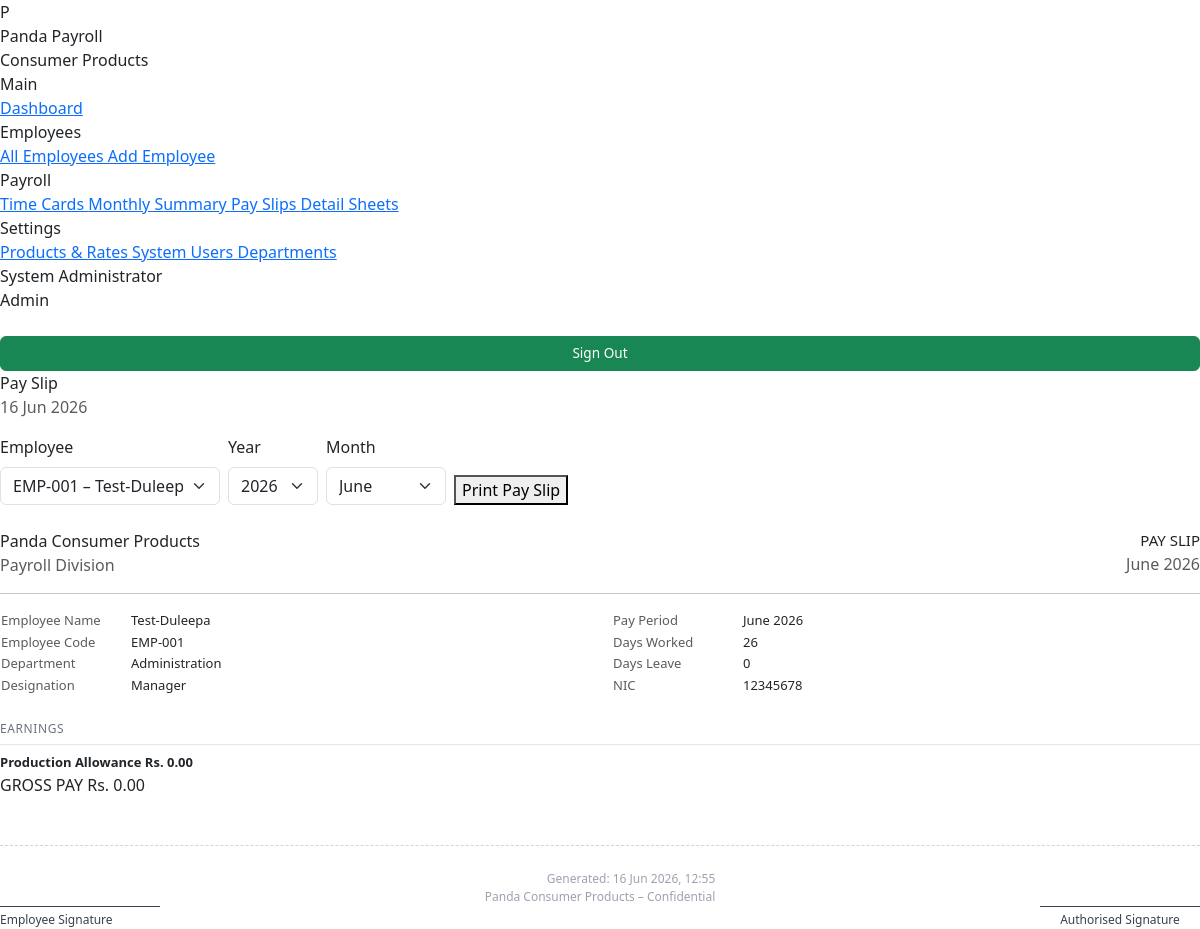
The app's page /modules/reports/payslip.php (signed in) with its own data.
### tables this page shows
CREATE TABLE `employees` (
  `id` int(10) UNSIGNED NOT NULL,
  `emp_code` varchar(20) NOT NULL,
  `full_name` varchar(150) NOT NULL,
  `nic` varchar(20) NOT NULL,
  `gender` enum('male','female','other') NOT NULL,
  `date_of_birth` date NOT NULL,
  `join_date` date NOT NULL,
  `department_id` int(10) UNSIGNED NOT NULL,
  `designation` varchar(100) NOT NULL,
  `phone` varchar(20) NOT NULL,
  `email` varchar(150) DEFAULT NULL,
  `address` text NOT NULL,
  `bank_name` varchar(100) DEFAULT NULL,
  `bank_branch` varchar(100) DEFAULT NULL,
  `account_number` varchar(50) DEFAULT NULL,
  `emergency_name` varchar(150) DEFAULT NULL,
  `emergency_phone` varchar(20) DEFAULT NULL,
  `emergency_relation` varchar(60) DEFAULT NULL,
  `photo` varchar(255) DEFAULT NULL,
  `is_active` tinyint(1) NOT NULL DEFAULT 1,
  `created_by` int(10) UNSIGNED NOT NULL,
  `created_at` datetime NOT NULL DEFAULT current_timestamp(),
  `updated_at` datetime NOT NULL DEFAULT current_timestamp() ON UPDATE current_timestamp()
);

CREATE TABLE `departments` (
  `id` int(10) UNSIGNED NOT NULL,
  `name` varchar(100) NOT NULL,
  `created_at` datetime NOT NULL DEFAULT current_timestamp()
);

### core/Database.php (called while the page is built, shortened)
<?php
class Database
{
    private static ?Database $instance = null;
    private PDO $pdo;
    private function __construct()
    {
        $dsn = sprintf(
            'mysql:host=%s;dbname=%s;charset=%s',
            DB_HOST, DB_NAME, DB_CHARSET
        );
        $options = [
            PDO::ATTR_ERRMODE            => PDO::ERRMODE_EXCEPTION,
            PDO::ATTR_DEFAULT_FETCH_MODE => PDO::FETCH_ASSOC,
            PDO::ATTR_EMULATE_PREPARES   => false,
        ];
        try {
            $this->pdo = new PDO($dsn, DB_USER, DB_PASS, $options);
        } catch (PDOException $e) {
            error_log('DB connection failed: ' . $e->getMessage());
            die('Database connection failed. Check error log.');
        }
    }
    public static function getInstance(): Database
    {
        if (self::$instance === null) {
            self::$instance = new self();
        }
        return self::$instance;
    }
    public function query(string $sql, array $params = []): PDOStatement
    {
        $stmt = $this->pdo->prepare($sql);
        $stmt->execute($params);
        return $stmt;
    }
    public function fetchOne(string $sql, array $params = []): ?array
    {
        $row = $this->query($sql, $params)->fetch();
        return $row ?: null;
    }
    public function fetchAll(string $sql, array $params = []): array
    {
        return $this->query($sql, $params)->fetchAll();
    }
}

### core/helpers.php (called while the page is built, shortened)
<?php
function sanitize(mixed $value): string
{
    return htmlspecialchars(trim((string)$value), ENT_QUOTES, 'UTF-8');
}
function getInt(string $key, int $default = 0): int
{
    return isset($_GET[$key]) ? (int)$_GET[$key] : $default;
}
function monthName(int $month): string
{
    return date('F', mktime(0, 0, 0, $month, 1));
}

### core/PayrollEngine.php (called while the page is built, shortened)
<?php
class PayrollEngine
{
    private Database $db;
    public function __construct()
    {
        $this->db = Database::getInstance();
    }
    public function buildMonthlyDetail(int $employeeId, int $year, int $month): array
    {
        $daysInMonth = (int) date('t', mktime(0, 0, 0, $month, 1, $year));
        $products    = $this->db->fetchAll(
            'SELECT id, name, sort_order,
                    target_weekday, target_saturday, rate_above, rate_below
               FROM products WHERE is_active = 1 ORDER BY sort_order'
        );
        $firstDay = sprintf('%04d-%02d-01', $year, $month);
        $lastDay  = sprintf('%04d-%02d-%02d', $year, $month, $daysInMonth);
        $timecards = $this->db->fetchAll(
            'SELECT t.*,
                    TIME_FORMAT(t.shift_start, "%H.%i") AS shift_start_fmt,
                    TIME_FORMAT(t.shift_end,   "%H.%i") AS shift_end_fmt
               FROM timecards t
              WHERE t.employee_id = ?
                AND t.work_date BETWEEN ? AND ?
              ORDER BY t.work_date',
            [$employeeId, $firstDay, $lastDay]
        );
        $tcByDate = [];
        $productQtys = $this->db->fetchAll(
            'SELECT tp.timecard_id, tp.product_id, tp.quantity
               FROM timecard_products tp
               JOIN timecards t ON t.id = tp.timecard_id
              WHERE t.employee_id = ?
                AND t.work_date BETWEEN ? AND ?',
            [$employeeId, $firstDay, $lastDay]
        );
        $days      = [];
        $summary   = [
            'days_worked'      => 0,
            'days_leave'       => 0,
            'total_production' => 0.0,
            'total_ot'         => 0.0,
            'total_day_duty'   => 0.0,
            'total_travelling' => 0.0,
            'total_other'      => 0.0,
            'gross_pay'        => 0.0,
            'product_totals'   => array_fill_keys(array_column($products, 'id'), 0),
        ];
        for ($d = 1; $d <= $daysInMonth; $d++) {
            $dateStr = sprintf('%04d-%02d-%02d', $year, $month, $d);
            $dow     = (int) date('w', strtotime($dateStr));
            $dayName = date('D', strtotime($dateStr));
            $tc = $tcByDate[$dateStr] ?? null;
            $row = [
                'date'       => $dateStr,
                'day'        => $d,
                'day_name'   => $dayName,
                'dow'        => $dow,
                'is_sunday'  => $dow === DAY_SUNDAY,
                'is_saturday'=> $dow === DAY_SATURDAY,
                'status'     => $tc['status'] ?? ($dow === DAY_SUNDAY ? 'holiday' : 'work'),
                'shift'      => $tc ? trim(($tc['shift_start_fmt'] ?? '') . '-' . ($tc['shift_end_fmt'] ?? ''), '-') : '',
                'quantities' => [],
                'production' => 0.0,
                'ot'         => $tc ? (float)$tc['ot_amount']       : 0.0,
                'day_duty'   => $tc ? (float)$tc['day_duty_amount']  : 0.0,
                'travelling' => $tc ? (float)$tc['travelling']       : 0.0,
                'other'      => $tc ? (float)$tc['other_amount']     : 0.0,
                'gross'      => 0.0,
                'notes'      => $tc['notes'] ?? '',
            ];
            $isWorkable = in_array($row['status'], ['work', 'holiday'], true);
            foreach ($products as $p) {
                $qty = 0;
                $row['quantities'][$p['id']] = $qty;
                $summary['product_totals'][$p['id']] += $qty;
            }
            $row['production'] = round($row['production'], 2);
            $row['gross']      = round(
                $row['production'] + $row['ot'] + $row['day_duty'] + $row['travelling'] + $row['other'],
                2
            );
            if ($row['status'] === 'work') $summary['days_worked']++;
            $summary['total_production'] += $row['production'];
            $summary['total_ot']         += $row['ot'];
            $summary['total_day_duty']   += $row['day_duty'];
            $summary['total_travelling'] += $row['travelling'];
            $summary['total_other']      += $row['other'];
            $summary['gross_pay']        += $row['gross'];
            $days[] = $row;
        }
        $summary['gross_pay'] = round($summary['gross_pay'], 2);
        return [
            'days'     => $days,
            'summary'  => $summary,
            'products' => $products,
        ];
    }
}

### modules/reports/payslip.php (the view, shortened to what this page needs)
<?php
$db     = Database::getInstance();
$engine = new PayrollEngine();
$empId = getInt('emp');
$year  = getInt('year',  (int) date('Y'));
$month = getInt('month', (int) date('m'));
$employees = $db->fetchAll(
    'SELECT id, emp_code, full_name FROM employees WHERE is_active = 1 ORDER BY emp_code'
);
if ($empId === 0 && !empty($employees)) {
    $empId = (int) $employees[0]['id'];
}
$emp = $empId
    ? $db->fetchOne(
        'SELECT e.*, d.name AS dept_name
           FROM employees e
           JOIN departments d ON d.id = e.department_id
          WHERE e.id = ?', [$empId])
    : null;
$detail = ($emp)
    ? $engine->buildMonthlyDetail($empId, $year, $month)
    : null;
$s = $detail['summary'] ?? null;
require ROOT_PATH . '/templates/layout.php';
?>
<div class="d-flex gap-2 mb-4 no-print flex-wrap align-items-end">
    <div class="field-group">
        <label class="form-label">Employee</label>
        <select class="form-select" id="empSel" style="width:220px"
                onchange="location.href='?emp='+this.value+'&year=<?= $year ?>&month=<?= $month ?>'">
            <?php foreach ($employees as $e): ?>
                <option value="<?= $e['id'] ?>" <?= $e['id'] == $empId ? 'selected' : '' ?>>
                    <?= sanitize($e['emp_code']) ?> – <?= sanitize($e['full_name']) ?>
                </option>
            <?php endforeach; ?>
        </select>
    </div>
    <div class="field-group">
        <label class="form-label">Year</label>
        <select class="form-select" id="yrSel" style="width:90px"
                onchange="location.href='?emp=<?= $empId ?>&year='+this.value+'&month=<?= $month ?>'">
            <?php for ($y = (int)date('Y'); $y >= 2023; $y--): ?>
                <option value="<?= $y ?>" <?= $y === $year ? 'selected' : '' ?>><?= $y ?></option>
            <?php endfor; ?>
        </select>
    </div>
    <div class="field-group">
        <label class="form-label">Month</label>
        <select class="form-select" id="monSel" style="width:120px"
                onchange="location.href='?emp=<?= $empId ?>&year=<?= $year ?>&month='+this.value">
            <?php for ($m = 1; $m <= 12; $m++): ?>
                <option value="<?= $m ?>" <?= $m === $month ? 'selected' : '' ?>><?= monthName($m) ?></option>
            <?php endfor; ?>
        </select>
    </div>
    <?php if ($emp && $s): ?>
    <button onclick="window.print()" class="btn-pp btn-pp-primary">
        <i class="ti ti-printer"></i> Print Pay Slip
    </button>
    <?php endif; ?>
</div>
<?php if ($emp && $s): ?>
<div class="payslip-print">
    <div class="d-flex justify-content-between align-items-start mb-3">
        <div>
            <div class="payslip-company-name">Panda Consumer Products</div>
            <div class="text-muted fs-12">Payroll Division</div>
        </div>
        <div class="text-end">
            <div class="fw-600" style="font-size:15px">PAY SLIP</div>
            <div class="text-muted fs-12"><?= monthName($month) ?> <?= $year ?></div>
        </div>
    </div>
    <hr class="payslip-divider">
    <div class="row mb-4">
        <div class="col-6">
            <table style="font-size:13px;width:100%">
                <tr><td class="text-muted pe-3" style="width:130px">Employee Name</td>
                    <td class="fw-600"><?= sanitize($emp['full_name']) ?></td></tr>
                <tr><td class="text-muted">Employee Code</td>
                    <td><?= sanitize($emp['emp_code']) ?></td></tr>
                <tr><td class="text-muted">Department</td>
                    <td><?= sanitize($emp['dept_name']) ?></td></tr>
                <tr><td class="text-muted">Designation</td>
                    <td><?= sanitize($emp['designation']) ?></td></tr>
            </table>
        </div>
        <div class="col-6">
            <table style="font-size:13px;width:100%">
                <tr><td class="text-muted pe-3" style="width:130px">Pay Period</td>
                    <td class="fw-600"><?= monthName($month) ?> <?= $year ?></td></tr>
                <tr><td class="text-muted">Days Worked</td>
                    <td><?= $s['days_worked'] ?></td></tr>
                <tr><td class="text-muted">Days Leave</td>
                    <td><?= $s['days_leave'] ?></td></tr>
                <tr><td class="text-muted">NIC</td>
                    <td><?= sanitize($emp['nic']) ?></td></tr>
            </table>
        </div>
    </div>
    <div style="font-size:13px">
        <div class="fw-600 mb-2" style="font-size:12px;text-transform:uppercase;
             letter-spacing:.05em;color:#6b7280;border-bottom:1px solid #e5e7eb;padding-bottom:6px">
            Earnings
        </div>
        <div class="payslip-row" style="font-weight:600">
            <span>Production Allowance</span>
            <span class="amount"><?= formatRs($s['total_production']) ?></span>
        </div>
    </div>
    <div class="payslip-total-row">
        <span>GROSS PAY</span>
        <span class="amount"><?= formatRs($s['gross_pay']) ?></span>
    </div>
    <div class="mt-5 pt-4" style="border-top:1px dashed #d1d5db;
         display:flex;justify-content:space-between;font-size:12px;color:#9ca3af">
        <div>
            <div style="border-top:1px solid #374151;padding-top:4px;width:160px;color:#374151;
                        margin-top:36px">Employee Signature</div>
        </div>
        <div class="text-end">
            <div>Generated: <?= date('d M Y, H:i') ?></div>
            <div>Panda Consumer Products – Confidential</div>
        </div>
        <div>
            <div style="border-top:1px solid #374151;padding-top:4px;width:160px;color:#374151;
                        margin-top:36px;text-align:center">Authorised Signature</div>
        </div>
    </div>
</div>
<?php endif; ?>
<?php require ROOT_PATH . '/templates/layout_footer.php'; ?>

### records on screen
employees: id "2026", id "June", full_name "Test-Duleepa", emp_code "EMP-001", department.name "Administration", designation "Manager", nic "12345678"

### other values on screen
Auth::name() "System Administrator"
$roleLabel "Admin"
$pageTitle "Pay Slip"
monthName($month) "June"
$year "2026"
$s['days_worked'] "26"
$s['days_leave'] "0"
formatRs($s['total_production']) "Rs. 0.00"
formatRs($s['gross_pay']) "Rs. 0.00"
form field value "EMP-001 – Test-Duleepa"
